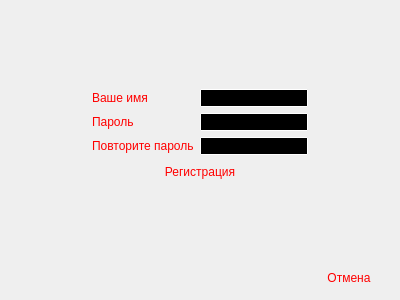
<?xml version="1.0" encoding="UTF-8"?>
<ui version="4.0">
 <class>Registration</class>
 <widget class="QWidget" name="Registration">
  <property name="geometry">
   <rect>
    <x>0</x>
    <y>0</y>
    <width>400</width>
    <height>300</height>
   </rect>
  </property>
  <property name="windowTitle">
   <string>Регистрация</string>
  </property>
  <property name="autoFillBackground">
   <bool>false</bool>
  </property>
  <property name="styleSheet">
   <string notr="true">background-image: url(:/background.jpg);
color: rgb(255, 0, 0);</string>
  </property>
  <layout class="QVBoxLayout" name="verticalLayout_2">
   <item>
    <spacer name="verticalSpacer_2">
     <property name="orientation">
      <enum>Qt::Vertical</enum>
     </property>
     <property name="sizeHint" stdset="0">
      <size>
       <width>20</width>
       <height>40</height>
      </size>
     </property>
    </spacer>
   </item>
   <item>
    <layout class="QHBoxLayout" name="horizontalLayout">
     <item>
      <spacer name="horizontalSpacer">
       <property name="orientation">
        <enum>Qt::Horizontal</enum>
       </property>
       <property name="sizeHint" stdset="0">
        <size>
         <width>40</width>
         <height>20</height>
        </size>
       </property>
      </spacer>
     </item>
     <item>
      <layout class="QVBoxLayout" name="verticalLayout">
       <item>
        <layout class="QFormLayout" name="formLayout_2">
         <item row="0" column="0">
          <widget class="QLabel" name="nameLbl">
           <property name="text">
            <string>Ваше имя</string>
           </property>
          </widget>
         </item>
         <item row="1" column="0">
          <widget class="QLabel" name="passwordLbl">
           <property name="text">
            <string>Пароль</string>
           </property>
          </widget>
         </item>
         <item row="2" column="0">
          <widget class="QLabel" name="repeatPasswordLbl">
           <property name="text">
            <string>Повторите пароль</string>
           </property>
          </widget>
         </item>
         <item row="0" column="1">
          <widget class="QLineEdit" name="nameFld">
           <property name="styleSheet">
            <string notr="true">     border: 1px solid white;
     border-radius: 1px;
     background: black;
     selection-background-color: lightgray;</string>
           </property>
          </widget>
         </item>
         <item row="1" column="1">
          <widget class="QLineEdit" name="passFld">
           <property name="styleSheet">
            <string notr="true">     border: 1px solid white;
     border-radius: 1px;
     background: black;
     selection-background-color: lightgray;</string>
           </property>
           <property name="echoMode">
            <enum>QLineEdit::Password</enum>
           </property>
          </widget>
         </item>
         <item row="2" column="1">
          <widget class="QLineEdit" name="repeatPassFld">
           <property name="styleSheet">
            <string notr="true">     border: 1px solid white;
     border-radius: 1px;
     background: black;
     selection-background-color: lightgray;</string>
           </property>
           <property name="echoMode">
            <enum>QLineEdit::Password</enum>
           </property>
          </widget>
         </item>
        </layout>
       </item>
       <item>
        <widget class="QPushButton" name="acceptBtn">
         <property name="text">
          <string>Регистрация</string>
         </property>
         <property name="default">
          <bool>true</bool>
         </property>
         <property name="flat">
          <bool>true</bool>
         </property>
        </widget>
       </item>
      </layout>
     </item>
     <item>
      <spacer name="horizontalSpacer_2">
       <property name="orientation">
        <enum>Qt::Horizontal</enum>
       </property>
       <property name="sizeHint" stdset="0">
        <size>
         <width>40</width>
         <height>20</height>
        </size>
       </property>
      </spacer>
     </item>
    </layout>
   </item>
   <item>
    <spacer name="verticalSpacer">
     <property name="orientation">
      <enum>Qt::Vertical</enum>
     </property>
     <property name="sizeHint" stdset="0">
      <size>
       <width>20</width>
       <height>40</height>
      </size>
     </property>
    </spacer>
   </item>
   <item>
    <layout class="QHBoxLayout" name="horizontalLayout_2">
     <item>
      <spacer name="horizontalSpacer_3">
       <property name="orientation">
        <enum>Qt::Horizontal</enum>
       </property>
       <property name="sizeHint" stdset="0">
        <size>
         <width>40</width>
         <height>20</height>
        </size>
       </property>
      </spacer>
     </item>
     <item>
      <widget class="QPushButton" name="cancelBtn">
       <property name="text">
        <string>Отмена</string>
       </property>
       <property name="default">
        <bool>true</bool>
       </property>
       <property name="flat">
        <bool>true</bool>
       </property>
      </widget>
     </item>
    </layout>
   </item>
  </layout>
 </widget>
 <resources/>
 <connections/>
</ui>
